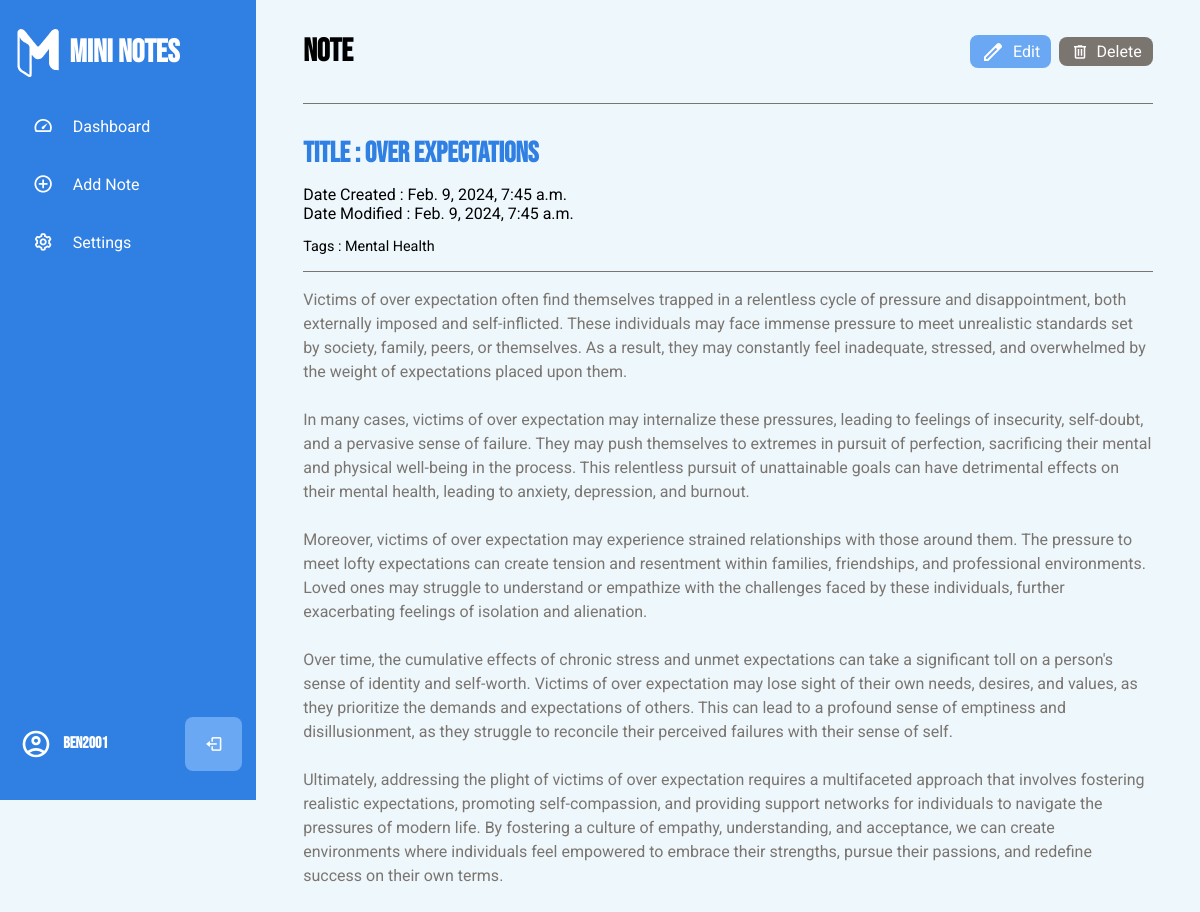
The page /note/notedetails/over-expectations/ (signed in) on the database its author committed.
### notesapp/models.py (models this page shows, shortened)
class Note(models.Model):
    user = models.ForeignKey(User, on_delete=models.CASCADE, default=1)
    title = models.CharField(max_length=255)
    content = models.TextField()
    tags = models.CharField(max_length=255, blank=True, null=True)
    slug = models.SlugField(unique=True)
    date_created = models.DateTimeField(auto_now_add=True)
    date_modified = models.DateTimeField(auto_now=True)

### notesapp/views.py (the view)
# urls.py: path('note/notedetails/<slug:slug>/',
@login_required(login_url='userapp:login')
def notedetails(request, slug):
    note = get_object_or_404(Note, slug=slug)
    context = {
        "page_title": "MiniNotes | Note Details",
        "note": note,
    }
    return render(request, 'notedetails.html', context)

### notesapp/templates/notedetails.html
{% extends 'base.html' %}
{% load static %}
{% block content %}
{% include 'partials/sidebar.html' %}
<div class="note-details">
    <header class="note-details-header content-container">
        <h1 class="note-details-header-title">Note</h1>
        <div class="note-details-btn-div">
            <a href="{% url 'noteapp:editnote' slug=note.slug %}" class="note-details-edit-link">
                <img src="{% static 'images/edit.svg' %}" class="note-details-edit-icon">
                <span class="note-details-edit-link-text">Edit</span></a>
            <a href="{% url 'noteapp:deletenote' slug=note.slug %}" class="note-details-delete-link">
                <img src="{% static 'images/delete.svg' %}" class="note-details-delete-icon">
                <span class="note-details-delete-link-text">Delete</span></a>
        </div>
    </header>
    <main class="notedetails-main content-container">
        <div class="note-details-title-div">
            <h2 class="note-details-title">Title : {{note.title}}</h2>
            <p class="note-details-date-created">Date Created : {{note.date_created}}</p>
            <p class="note-details-date-modified">Date Modified : {{note.date_created}}</p>
            <p class="note-details-tag">Tags : {{note.tags}}</p>
        </div>
        <div class="note-details-content-div">
            {{note.content|linebreaksbr|linebreaks}}
        </div>
    </main>
</div>
{% endblock %}

### notesapp/templates/partials/sidebar.html (shortened to what this page needs)
{% load static %}
<nav class="sidebar">
    <div class="sidebar-top">
        <img src="{% static 'images/note_app_logo_white.svg' %}" class="sidebar-logo" alt="sidebar-logo-image">
        <h3 class="hide sidebar-logo-text">Mini Notes</h3>
    </div>
    <div class="sidebar-links">
        <ul>
            <li class="tooltip-element" data-tooltip="0">
                <a href="{% url 'noteapp:dashboard' %}" data-active="0">
                    <div class="icon">
                        <i class='bx bx-tachometer'></i>
                    </div>
                    <span class="link hide">Dashboard</span>
                </a>
            </li>
            <li class="tooltip-element" data-tooltip="1">
                <a href="{% url 'noteapp:addnote' %}" data-active="1">
                    <div class="icon">
                        <i class='bx bx-plus-circle'></i>
                    </div>
                    <span class="link hide">Add Note</span>
                </a>
            </li>
            <li class="tooltip-element" data-tooltip="2">
                <a href="{% url 'noteapp:settings' %}" data-active="2">
                    <div class="icon">
                        <i class='bx bx-cog'></i>
                    </div>
                    <span class="link hide">Settings</span>
                </a>
            </li>
        </ul>
    </div>
    <div class="sidebar-footer">
        {% if user.is_authenticated %}
        <div class="admin-user tooltip-element" data-tooltip="1">
            <div class="admin-profile hide">
                <img src="{% static 'images/account_circle.svg' %}" alt="" class="sidebar-account-image">
                <div class="admin-info">
                    <h3 class="sidebar-username">{{ user.username }}</h3>
                </div>
            </div>
            <a href="{% url 'userapp:logout' %}" class="log-out">
                <i class='bx bx-log-out'></i>
            </a>
        </div>
    </div>
    {% endif %}
</nav>

### rows shown on the page
Note: title "Over Expectations", date_created "Feb. 9, 2024, 7:45 a.m.", tags "Mental Health", content "Victims of over expectation often find themselves trapped in a relentless cycle of pressure and disappointment, both externally imposed and self-inflicted. These individuals may face immense pressure to meet unrealistic standards set by society, family, peers, or themselves. As a result, they may constantly feel inadequate, stressed, and overwhelmed by the weight of expectations placed upon them. In many cases, victims of over expectation may internalize these pressures, leading to feelings of insecurity, self-doubt, and a pervasive sense of failure. They may push themselves to extremes in pursuit of perfection, sacrificing their mental and physical well-being in the process. This…"

### other values the page prints
{{ user.username }} "Ben2001"
